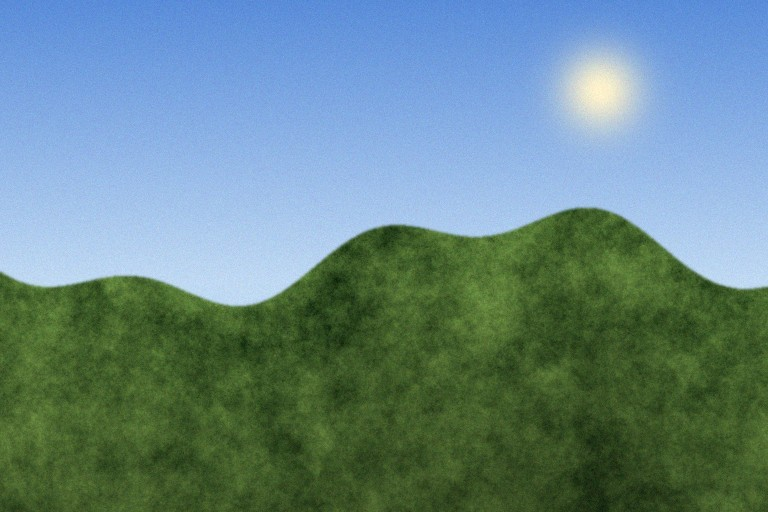
#> input picture samples/authentic.jpg, 768 x 512 px; its folder holds only this picture in this run
$ python -i preprocess.py   (imports and definitions only)
#> lines starting #> are read from the running program, lines starting #| are printed output that depends on the picture
"""Optional preprocessing applied to a channel *before* frequency analysis.

Pre-filtering often makes spectral structure easier to see: edge extraction
strips smooth shading so periodic texture stands out; equalization normalizes
exposure differences across a dataset; blur suppresses noise that would
otherwise flood the high frequencies.

All ops take and return a float32 image in [0, 1]. `amount` is a unitless
strength in [0, 3] (1 = the op's natural default), so the UI can expose a
single slider for every op.
"""

from __future__ import annotations

import numpy as np
from scipy import ndimage

# op key -> (label, uses_amount, plain-language description for tooltips)
PREPROCESS_OPS: dict[str, tuple[str, bool, str]] = {
    "none": ("None", False, "Analyze the image exactly as loaded."),
    "equalize": (
        "Histogram equalize",
        False,
        "Spreads brightness values evenly. Use when the image is very dark/bright or when "
        "comparing images with different exposure - it removes global contrast differences "
        "without touching spatial structure.",
    ),
    "sharpen": (
        "Sharpen (unsharp mask)",
        True,
        "Boosts fine detail before analysis. Useful to make weak high-frequency structure "
        "visible in the spectrum - but remember it inflates high-frequency metrics.",
    ),
    "blur": (
        "Gaussian blur",
        True,
        "Suppresses noise and fine texture so the spectrum shows only coarse structure. "
        "Amount controls the blur radius.",
    ),
    "edges": (
        "Edge magnitude (Sobel)",
        False,
        "Replaces the image with its edge strength. Smooth shading disappears, so periodic "
        "patterns and texture dominate the spectrum - often the best pre-filter for finding "
        "subtle repeating artifacts.",
    ),
    "laplacian": (
        "Laplacian (fine detail)",
        False,
        "Keeps only the finest detail (second derivative). An aggressive high-pass: the "
        "spectrum will show almost exclusively high-frequency content.",
    ),
    "median": (
        "Median denoise",
        True,
        "Removes salt-and-pepper noise while keeping edges sharp. Good before analyzing "
        "scanned or low-light images.",
    ),
    "invert": ("Invert", False, "Inverts brightness. The spectrum magnitude is unchanged except at DC; useful for visual comparison of masks/edges."),
}


def _norm01(arr: np.ndarray) -> np.ndarray:
    lo, hi = float(arr.min()), float(arr.max())
    if hi <= lo:
        return np.zeros_like(arr, dtype=np.float32)
    return ((arr - lo) / (hi - lo)).astype(np.float32)


def apply_preprocess(img2d: np.ndarray, op: str = "none", amount: float = 1.0) -> np.ndarray:
    """Apply one preprocessing op to a 2D float [0,1] channel."""
    img = img2d.astype(np.float32, copy=False)
    amount = float(np.clip(amount, 0.0, 3.0))

    if op == "none" or (op in ("sharpen", "blur", "median") and amount == 0.0):
        return img

    if op == "equalize":
        hist, bin_edges = np.histogram(img, bins=256, range=(0.0, 1.0))
        cdf = np.cumsum(hist).astype(np.float64)
        if cdf[-1] == 0:
            return img
        cdf /= cdf[-1]
        return np.interp(img.ravel(), bin_edges[:-1], cdf).reshape(img.shape).astype(np.float32)

    if op == "sharpen":
        low = ndimage.gaussian_filter(img, sigma=2.0)
        return np.clip(img + 1.5 * amount * (img - low), 0.0, 1.0)

    if op == "blur":
        return ndimage.gaussian_filter(img, sigma=max(0.3, 2.5 * amount))

    if op == "edges":
        gx = ndimage.sobel(img, axis=1)
        gy = ndimage.sobel(img, axis=0)
        return _norm01(np.hypot(gx, gy))

    if op == "laplacian":
        return _norm01(np.abs(ndimage.laplace(img)))

    if op == "median":
        size = 3 if amount <= 1.0 else (5 if amount <= 2.0 else 7)
        return ndimage.median_filter(img, size=size)

    if op == "invert":
        return (1.0 - img).astype(np.float32)

    raise ValueError(f"Unknown preprocess op {op!r}; expected one of {list(PREPROCESS_OPS)}")


def describe_ops() -> dict[str, dict]:
    return {
        key: {"label": label, "uses_amount": uses_amount, "description": desc}
        for key, (label, uses_amount, desc) in PREPROCESS_OPS.items()
    }

>>> import cv2
>>> picture = cv2.imread('../../../samples/authentic.jpg', cv2.IMREAD_GRAYSCALE)
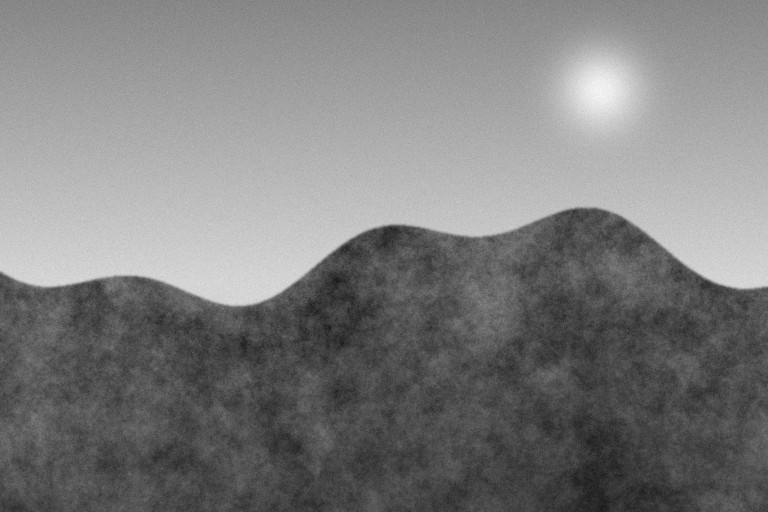
#> picture: shape (512, 768); min 22, max 248, mean 124.9
>>> result = apply_preprocess(picture)

$ run again, on samples/blended.jpg
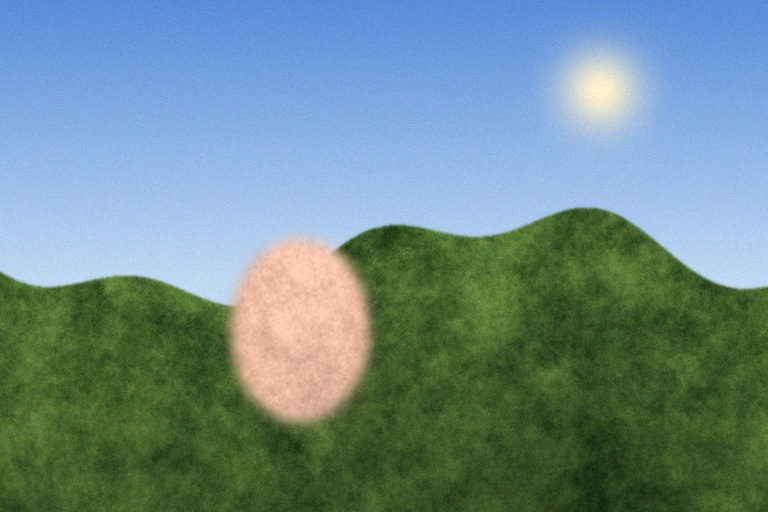
#> input picture samples/blended.jpg, 768 x 512 px
#> `picture = cv2.imread('../../../samples/authentic.jpg', cv2.IMREAD_GRAY..`:
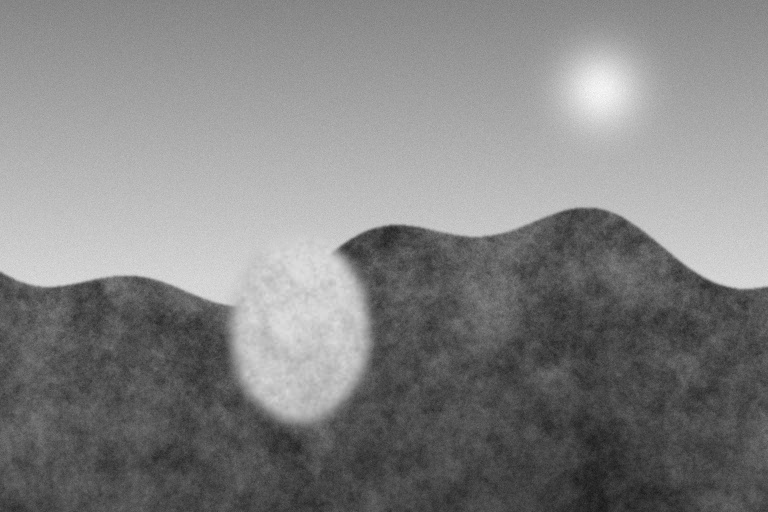
#> picture: shape (512, 768); min 24, max 248, mean 130.3
